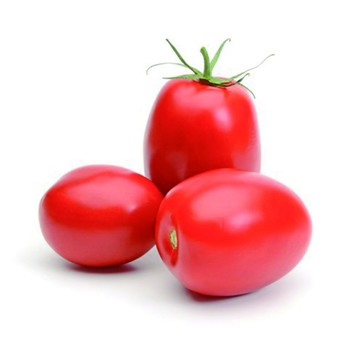
#> input picture image/tomato.jpg, 347 x 347 px, found by its file name
$ jupyter execute 7-interpolacion.ipynb   (shell and % lines are left out)
#> lines starting #> are read from the running program, lines starting #| are printed output that depends on the picture
[cell 1]
import cv2
import numpy as np
import matplotlib.pyplot as plt


image = cv2.imread('image/tomato.jpg', 1)
#> image is the input picture: shape (347, 347, 3); mean B, G, R 194.1, 191.8, 242.9

half = cv2.resize(image, (0, 0), fx=0.1, fy=0.1)
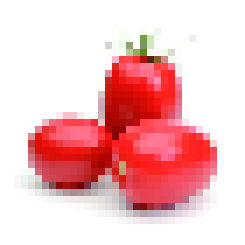
#> half: shape (35, 35, 3) (shown 7 times larger); mean B, G, R 195.1, 193, 243
bigger = cv2.resize(image, (1050, 1610))
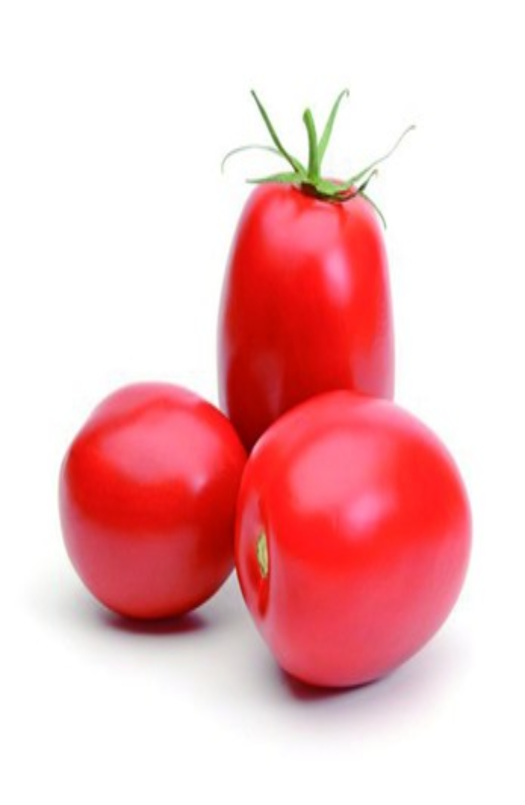
#> bigger: shape (1610, 1050, 3) (shown at 1/2 size); mean B, G, R 194, 191.7, 242.8

stretch_near = cv2.resize(image, (780, 540),interpolation=cv2.INTER_NEAREST)
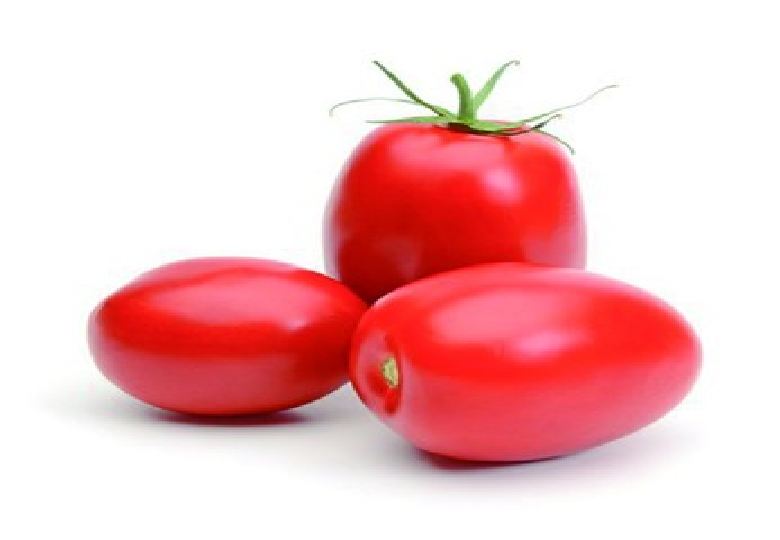
#> stretch_near: shape (540, 780, 3); mean B, G, R 194.1, 191.8, 242.9


Titles = ["Original", "Half", "Bigger", "Interpolation Nearest"]
images = [image, half, bigger, stretch_near]
count = 4

for i in range(count):
    plt.subplot(2, 2, i + 1)
    plt.title(Titles[i])
    plt.imshow(images[i])

plt.show()
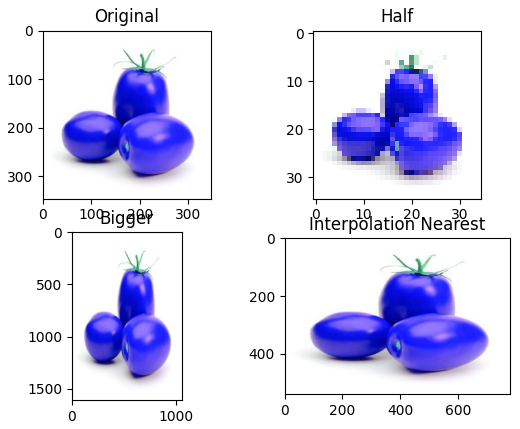
#> figure drawn by matplotlib, 4 panels; B, G, R data is drawn as R, G, B
